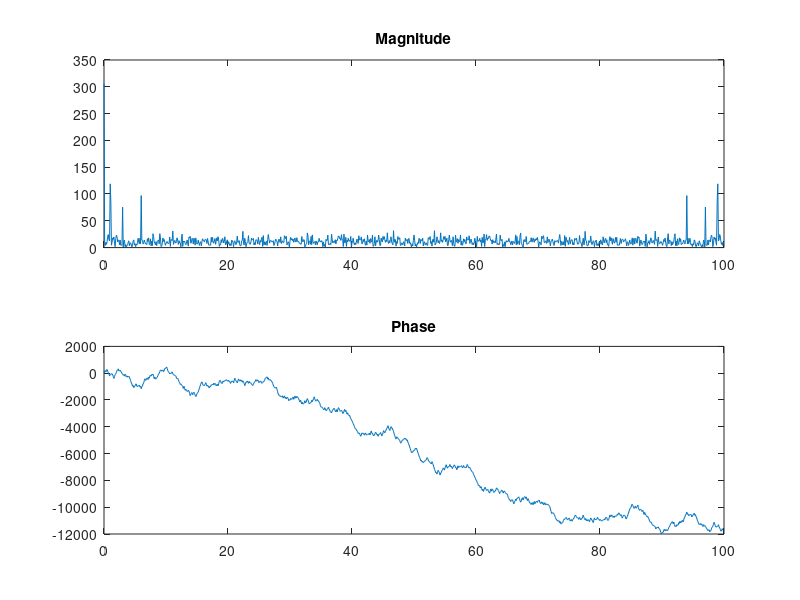

Write MATLAB code to recreate this figure.
load('noisy_sine_data.mat');

N = length(t);
deltaT = t(2) - t(1);
deltaOmega = (2 * pi) / (N * deltaT);

y = fft(u);
m = abs(y);
y(m<1e-6) = 0;
p = unwrap(angle(y));

f = (0:length(y)-1)*100/length(y);        % Frequency vector

subplot(2,1,1)
plot(f,m)
title('Magnitude')

subplot(2,1,2)
plot(f,p*180/pi)
title('Phase')